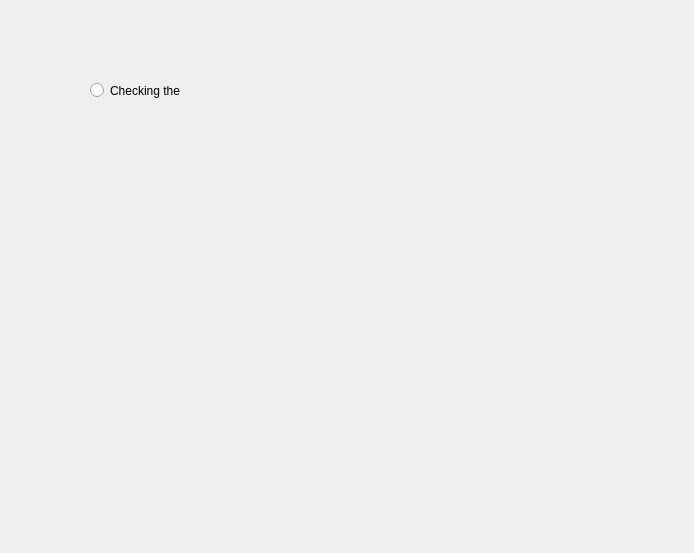
<?xml version="1.0" encoding="UTF-8"?>
<ui version="4.0">
 <class>Level_1_Options</class>
 <widget class="QDialog" name="Level_1_Options">
  <property name="geometry">
   <rect>
    <x>0</x>
    <y>0</y>
    <width>694</width>
    <height>553</height>
   </rect>
  </property>
  <property name="windowTitle">
   <string>Dialog</string>
  </property>
  <widget class="QRadioButton" name="radioButton">
   <property name="geometry">
    <rect>
     <x>90</x>
     <y>70</y>
     <width>231</width>
     <height>41</height>
    </rect>
   </property>
   <property name="text">
    <string>Checking the</string>
   </property>
  </widget>
 </widget>
 <resources/>
 <connections/>
</ui>
